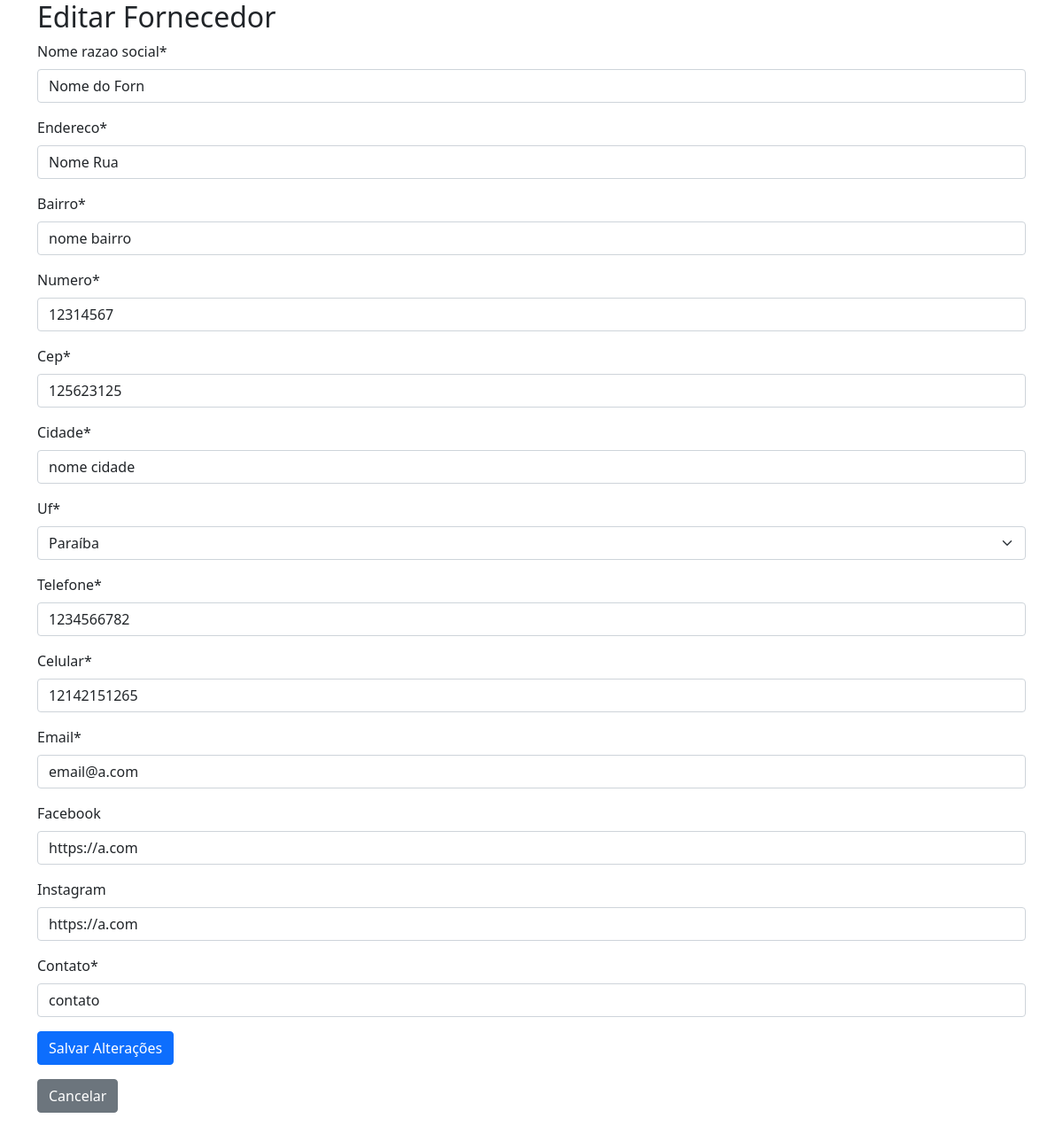
/fornecedores/4/editar/, run on the app's committed database.
### clube/models.py (models this page shows)
class Fornecedor(models.Model):
    nome_razao_social = models.CharField(max_length=100)
    endereco = models.CharField(max_length=200)
    bairro = models.CharField(max_length=50)
    numero = models.CharField(max_length=10)
    cep = models.CharField(max_length=10)
    cidade = models.CharField(max_length=100)
    uf = models.CharField(max_length=2, choices=uf)
    telefone = models.CharField(max_length=15)
    celular = models.CharField(max_length=15)
    email = models.EmailField()
    facebook = models.URLField(blank=True, null=True)
    instagram = models.URLField(blank=True, null=True)
    contato = models.CharField(max_length=100)

### clube/views.py (the view, shortened to what this page needs)
# urls.py: path('fornecedores/<int:pk>/editar/', FornecedorUpdateView.as_view(), name='fornecedor_edit'),
class FornecedorUpdateView(UpdateView):
    model = Fornecedor
    form_class = FornecedorForm
    template_name = 'fornecedor/fornecedor_edit.html'

### clube/forms.py
class FornecedorForm(forms.ModelForm):
    class Meta:
        model = Fornecedor
        fields = '__all__'

### clube/templates/fornecedor/fornecedor_edit.html (shortened to what this page needs)
{% load crispy_forms_tags %}
<head>
    <link href="https://cdn.jsdelivr.net/npm/bootstrap@5.0.2/dist/css/bootstrap.min.css" rel="stylesheet">
</head>
<body>
    <div style="padding-bottom: 15px;" class="container">
        <h2>Editar Fornecedor</h2>
        <form method="post" enctype="multipart/form-data">
            {{ form|crispy }}
            <button class="btn btn-primary" type="submit">Salvar Alterações</button>
        </form>
        <a class="btn btn-secondary" href="{% url 'fornecedor_detail' pk=object.pk %}">Cancelar</a>
    </div>
</body>

### data on the page
Fornecedor: nome_razao_social "Nome do Forn", endereco "Nome Rua", bairro "nome bairro", numero "12314567", cep "125623125", cidade "nome cidade", uf "Paraíba", telefone "1234566782", celular "12142151265", email "email@a.com", facebook "https://a.com", instagram "https://a.com", contato "contato"
